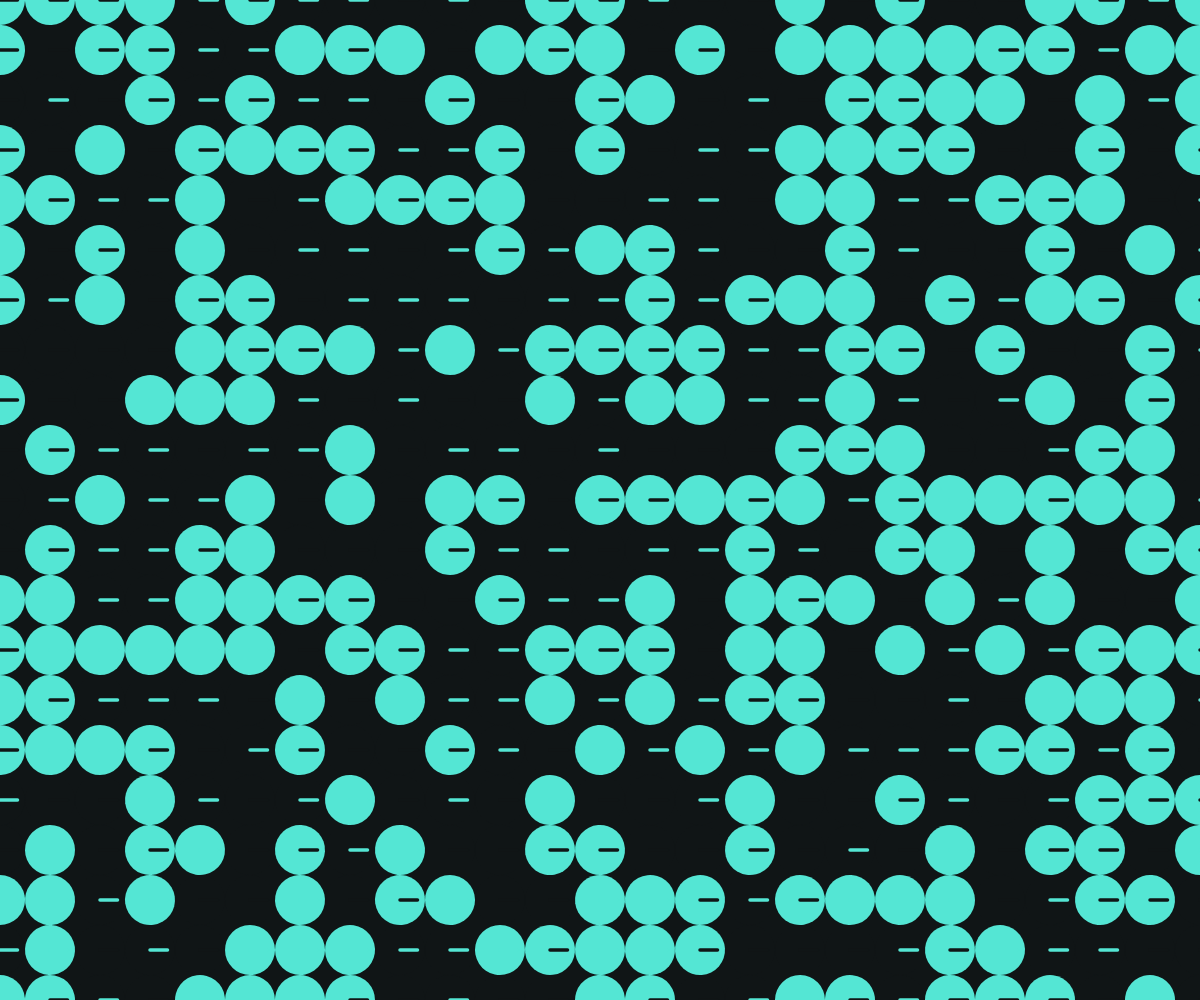
Frame 1 (no input)
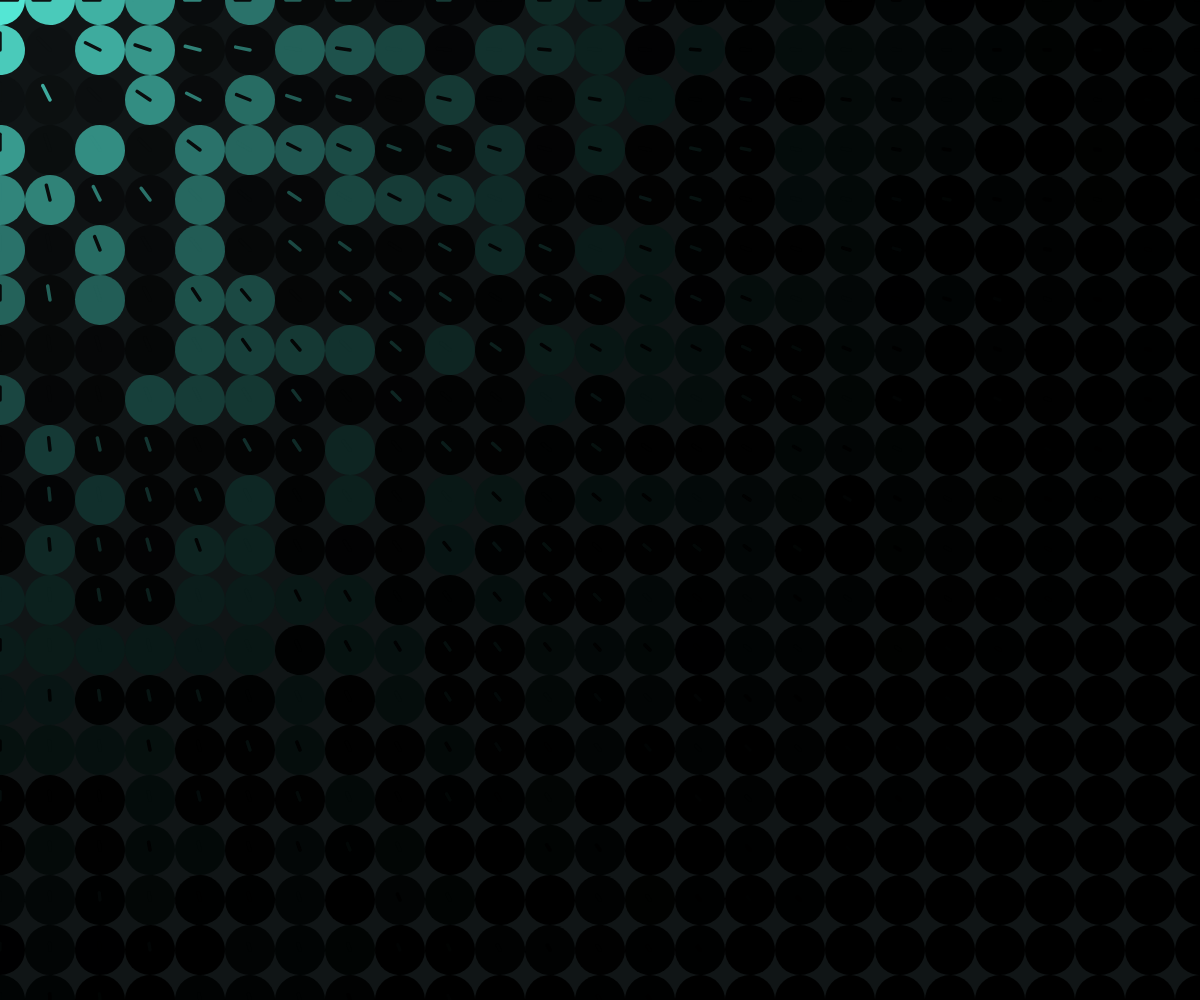
Frame 60 (no input)
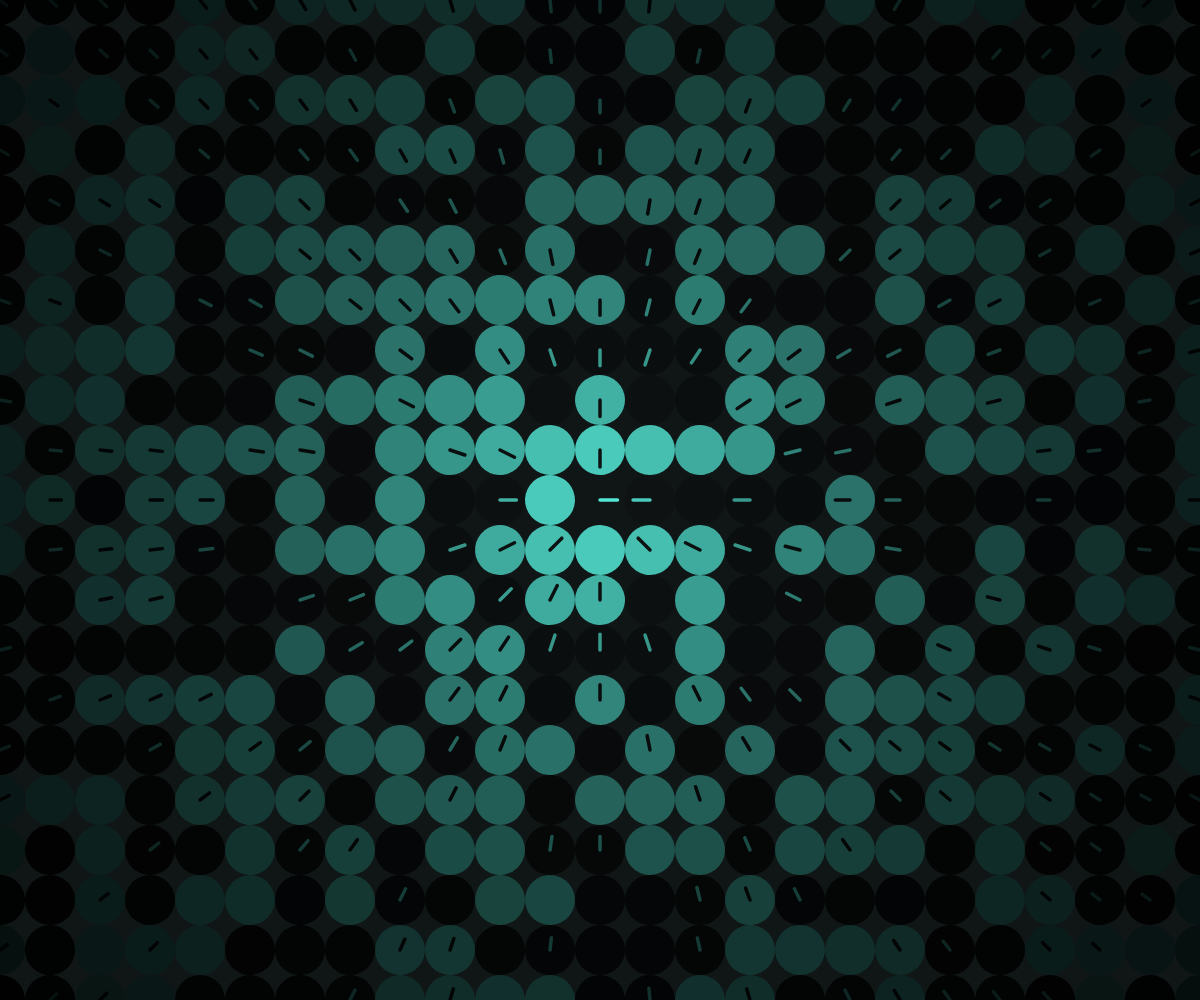
Frame 120 (the mouse pressed at the canvas centre since frame 60)

The p5.js sketch that drew these frames (run headless with seeded random() and noise() and a simulated clock; from frame 60 on, the mouse is pressed at the canvas centre):

// p5.js sketch
// ── sketch.js
let colors = ['#54E6D4','#101516'];

let numOfArcs = 2;
let wd = 50;

let rings = [];
let cols, rows;

function setup() {
  createCanvas(windowWidth, windowHeight);
  noStroke();

  cols = ceil(width/wd) + 1;
  rows = ceil(height/wd) + 1;

  for(let i=0; i<cols; i++) {
    for(let j=0; j<rows; j++) {
      let x = i*wd;
      let y = j*wd;
      rings.push(new Ring(x, y, wd));
    }
  }
}

function draw() {
  background('#101516');

  for(let ring of rings) {
    ring.show();
    ring.update();
  }
}

function mousePressed() {
  colors.reverse();
}

class Ring {
  constructor(x, y, w) {
    this.x = x;
    this.y = y;
    this.w = w;
    this.rSeed = random(1, 10000);
    this.rad = 0;
    this.lineRad = 0; 
    this.currentLen = w * 0.35;
    this.darkness = 1;
  }

  show() {
    randomSeed(this.rSeed);
    for (let n = numOfArcs; n > 0; n--) {
      let seed = random(1, 10000);
      randomSeed(seed);

      push();
      translate(this.x, this.y);
      rotate(random(PI * 2) + this.rad);
      
      let baseC = color(random(colors));
      let r = red(baseC) * this.darkness;
      let g = green(baseC) * this.darkness;
      let b = blue(baseC) * this.darkness;
      fill(r, g, b);
      
      if (n === 2) {
        let d = n * (this.w / numOfArcs);
        circle(0, 0, d);
      }
      pop();
    }

    push();
    translate(this.x, this.y);
    rotate(this.lineRad);
    
    let baseLineC = color(random(colors));
    let rLine = red(baseLineC) * this.darkness;
    let gLine = green(baseLineC) * this.darkness;
    let bLine = blue(baseLineC) * this.darkness;
    
    stroke(rLine, gLine, bLine); 
    strokeWeight(3.5);      
    strokeCap(ROUND);       
    line(0, 0, this.currentLen, 0); 
    pop();
  }

  update() {
    this.rad += PI/180;
    this.lineRad = atan2(mouseY - this.y, mouseX - this.x);

    let distance = dist(this.x, this.y, mouseX, mouseY);
    let maxdistance = dist(0, 0, width, height);
    
    this.currentLen = map(distance, 0, maxdistance, this.w * 0.35, 0);
    
    let ratio = map(distance, 0, maxdistance, 1, 0);
    this.darkness = pow(ratio, 4); 
  }
}
